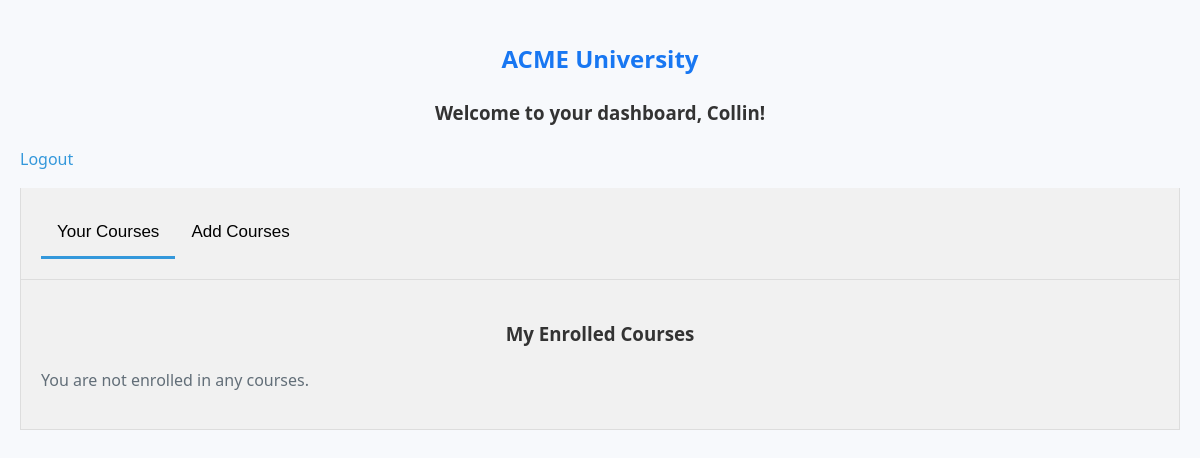
The page /dashboard (signed in) on the database as committed earlier.
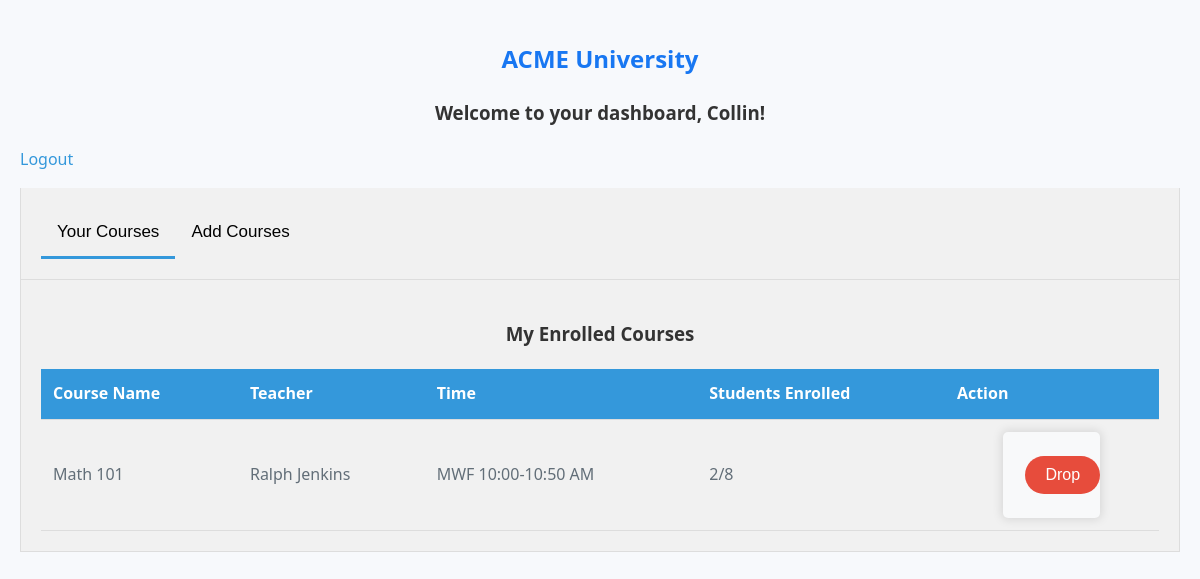
The same page on the database as committed later.
### main.py (models this page shows)
class User(UserMixin, db.Model):
  id = db.Column(db.Integer, primary_key=True)
  username = db.Column(db.String(30), unique=True)
  password = db.Column(db.String(30))
  is_admin = db.Column(db.Boolean, default=False)

class Course(db.Model):
    id = db.Column(db.Integer, primary_key=True)
    name = db.Column(db.String(100), nullable=False)
    teacher = db.Column(db.String(100), nullable=False)
    time = db.Column(db.String(50), nullable=False)
    capacity = db.Column(db.Integer, nullable=False)
    students = db.relationship('User', secondary=user_courses, backref=db.backref('courses', lazy='dynamic'))

### main.py (the view)
@app.route('/dashboard')
@login_required
def dashboard():
    if current_user.is_admin:
        return redirect(url_for('admin.index'))
    all_courses = Course.query.all()
    available_courses_info = [{
        'id': course.id,
        'name': course.name,
        'teacher': course.teacher,
        'time': course.time,
        'student_count': len(course.students),
        'capacity': course.capacity
    } for course in all_courses if course not in current_user.courses]
    enrolled_courses_info = [{
        'id': course.id,
        'name': course.name,
        'teacher': course.teacher,
        'time': course.time,
        'student_count': len(course.students),
        'capacity': course.capacity
    } for course in current_user.courses]
    return render_template('dashboard.html', user=current_user,
                           available_courses=available_courses_info,
                           courses_info=enrolled_courses_info)

### main.py (called while the page is built)
@login_manager.user_loader
def load_user(user_id):
  return User.query.get(int(user_id))

### templates/dashboard.html (shortened to what this page needs)
<!DOCTYPE html>
<html lang="en">
<head>
  <link rel="stylesheet" href="/static/style.css">
</head>
<body>
  <h2>ACME University</h2>
  <h3>Welcome to your dashboard, {{ user.username }}!</h3>
  <p><a href="{{ url_for('logout') }}">Logout</a></p>
  <div class="tabs">
    <button class="tab-link" onclick="openTab(event, 'EnrolledCourses')" id="defaultOpen">Your Courses</button>
    <button class="tab-link" onclick="openTab(event, 'AddCourses')">Add Courses</button>
  </div>
<div id="EnrolledCourses" class="tab-content">
  <h3>My Enrolled Courses</h3>
  {% if courses_info %}
  <table>
    <thead>
      <tr>
        <th>Course Name</th>
        <th>Teacher</th>
        <th>Time</th>
        <th>Students Enrolled</th>
        <th>Action</th>
      </tr>
    </thead>
    <tbody>
      {% for course in courses_info %}
      <tr>
        <td>{{ course['name'] }}</td>
        <td>
          {% if course['teacher'] == 'ahepworth' %}
            Ammon Hepworth
          {% elif course['teacher'] == 'swalker' %}
            Susan Walker
          {% elif course['teacher'] == 'rjenkins' %}
            Ralph Jenkins
          {% else %}
            {{ course['teacher'] }}
          {% endif %}
        </td>
        <td>{{ course['time'] }}</td>
        <td>{{ course['student_count'] }}/{{ course['capacity'] }}</td>
        <td>
          <form action="{{ url_for('drop_course', course_id=course['id']) }}" method="post">
            <button type="submit" class="drop-button">Drop</button>
          </form>
        </td>
      </tr>
      {% endfor %}
    </tbody>
  </table>
  {% else %}
  <p>You are not enrolled in any courses.</p>
  {% endif %}
</div>
</body>
</html>

### static/style.css (style rules this page uses)
body { background-color: #f7f9fc; font-family: "Segoe UI", "Roboto", sans-serif; color: #626e78; line-height: 1.6; padding: 20px; margin: 0; }
h2 { color: #1877f2; text-align: center; }
h3 { color: #333; text-align: center; }
a { color: #3498db; text-decoration: none; }
.tabs, .tab-content { overflow: hidden; background-color: #f1f1f1; padding: 20px; border: 1px solid #ddd; border-top: none; }
.tab-link { background-color: inherit; float: left; border: none; outline: none; cursor: pointer; padding: 14px 16px; transition: 0.3s; font-size: 17px; border-bottom: 3px solid transparent; }
.tab-link:hover, .tab-link.active { border-bottom: 3px solid #3498db; }
table { width: 100%; border-collapse: collapse; margin-top: 20px; }
th, td { text-align: left; padding: 12px; border-bottom: 1px solid #ddd; }
th { background-color: #3498db; color: white; }
.add-button, .drop-button { border: none; color: white; padding: 10px 20px; text-align: center; text-decoration: none; display: inline-block; font-size: 16px; margin: 4px 2px; transition: 0.4s; cursor: pointer; border-radius: 50px; }
.drop-button { background-color: #e74c3c; }
form { background-color: #f8f9fa; padding: 20px; border-radius: 5px; width: 30%; margin: 0 auto; box-shadow: 0px 0px 10px 2px rgba(0, 0, 0, 0.1); }

Rows that differ between the two databases and show on the page:
now on this page (row edited): Course: name "Math 101", teacher "Ralph Jenkins", time "MWF 10:00-10:50 AM", student_count "2", capacity "8"
Other text that changed with them:
text no longer shown: "You are not enrolled in any courses."
text now shown: "Course Name Teacher Time Students Enrolled Action"
